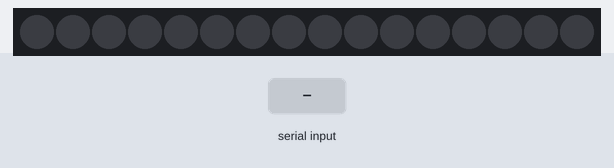
The sketch below on a simulated Arduino Uno, built with avr-gcc and run on an emulated ATmega328P. Parts: 16 RGB LEDs in strip order, left to right. The test bench sets the inputs (shaded band). Dim RGB values are drawn brighter than linear.

Above: at 1.2 s.
1.3 s: "90,45,200\n" received over Serial
At 2.0 s:
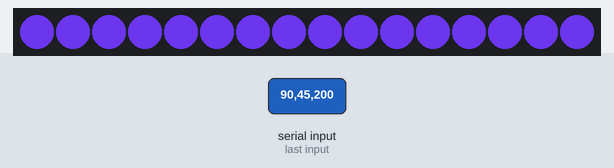
2.8 s: "30,150,10\n" received over Serial
At 5.6 s:
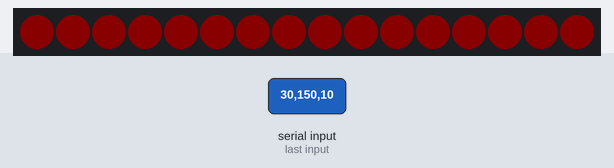
5.8 s: "90,45\n" received over Serial
At 7.3 s:
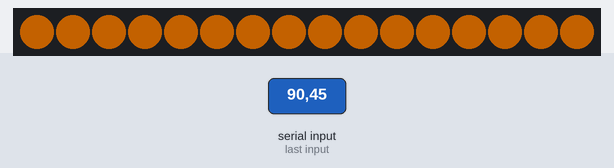
8.3 s: "30,150\n" received over Serial
At 10.4 s:
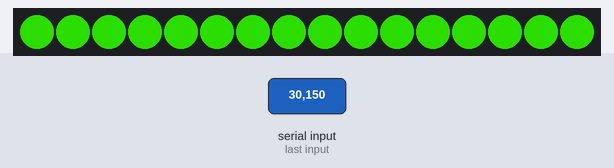
10.8 s: "1,90,45\n" received over Serial
At 11.6 s:
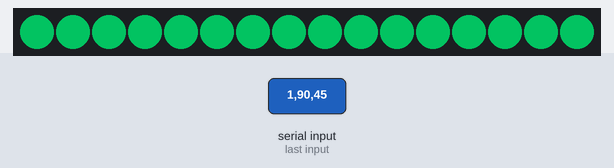
Timing chart, 0 to 13.8 s (numbered marks = the images above; inputs shaded):
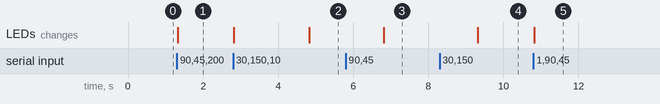

The sketch:

lampa.ino
```cpp
#include <Adafruit_NeoPixel.h>

#define PIXEL_PIN    6    // Digital IO pin connected to the NeoPixels.

#define PIXEL_COUNT 16

Adafruit_NeoPixel strip = Adafruit_NeoPixel(PIXEL_COUNT, PIXEL_PIN, NEO_GRB + NEO_KHZ800);

void setup() {
  Serial.begin(9600);

  strip.begin();
  strip.show();
}

void loop() {

  while (Serial.available() > 0) {
    int red = Serial.parseInt();
    int green = Serial.parseInt();
    int blue = Serial.parseInt();

    colorWipe(strip.Color(red, green, blue), 0);
  }
 }

 // Fill the dots one after the other with a color
void colorWipe(uint32_t c, uint8_t wait) {
  for(uint16_t i=0; i<strip.numPixels(); i++) {
      strip.setPixelColor(i, c);
      strip.show();
      delay(wait);
  }
}
```

Measured:
- after the input at 1.3 s, the LEDs: change at once (image 1)
- after the input at 2.8 s, the LEDs: first change at once (image 2 shows a later state)
- after the input at 5.8 s, the LEDs: change after 1.0 s (image 3)
- after the input at 8.3 s, the LEDs: change after 1.0 s (image 4)
- after the input at 10.8 s, the LEDs: change at once (image 5)
